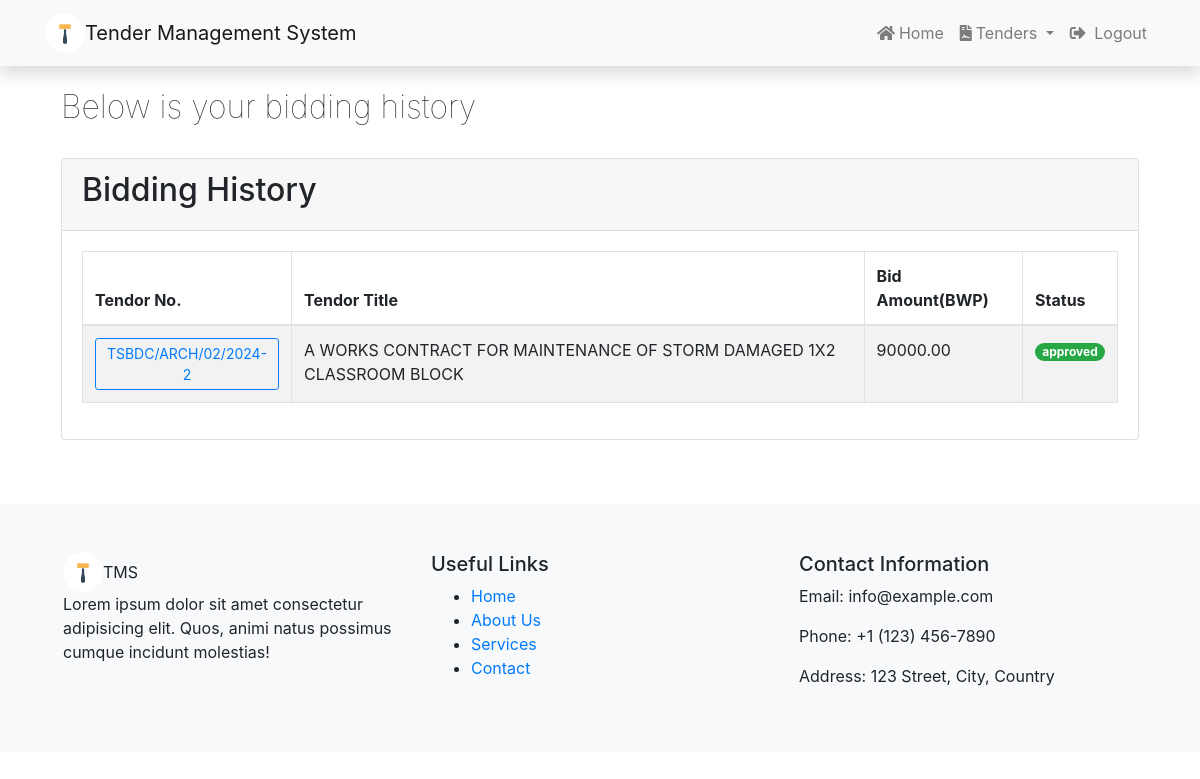
Page /bids/history (signed in) on the committed database.
### bid/models.py (models this page shows)
class Bid(models.Model):
    status_choices = [
        ('pending', 'Pending'),
        ('rejected', 'Rejected'),
        ('approved', 'Approved'),
    ]
    tender = models.ForeignKey(Tender, on_delete=models.CASCADE)
    bidder = models.ForeignKey(User, on_delete=models.CASCADE)
    bid_amount = models.DecimalField(max_digits=10, decimal_places=2)
    document = models.FileField(upload_to='tender_proposals/')
    status = models.CharField(max_length=20, choices=status_choices, default='pending')

### tender/models.py (models this page shows, shortened)
class Tender(models.Model):
    status_choices = [
        ('assigned', 'Assigned'),
        ('available', 'Available'),
        ('expired', 'Expired'),
    ]
    tender_no = models.CharField(max_length=20, unique=True)
    title = models.CharField(max_length=200)
    description = models.TextField()
    category = models.ForeignKey(Category, on_delete=models.DO_NOTHING)
    location = models.CharField(max_length=100)
    created_at = models.DateTimeField(auto_now_add=True)
    updated_at = models.DateTimeField(auto_now=True)
    status = models.CharField(max_length=20, choices=status_choices, default='available')
    document = models.FileField(upload_to='tender_documents/')
    publisher = models.ForeignKey(User, on_delete=models.PROTECT,related_name='owned_tenders')
    winner = models.ForeignKey(User, on_delete=models.PROTECT, null=True, blank=True, related_name='won_tenders')
    watchers = models.ManyToManyField(User, related_name='watchlist', blank=True)
    due_date = models.DateField()

### bid/views.py (the view)
# urls.py: path('history', views.bid_history, name='bid_history'),
@login_required
def bid_history(request):
    owner = request.user
    bidsByOwner = Bid.objects.filter(bidder = owner)
    return render(request,'bids/bid-history.html',{
             'Bids': bidsByOwner
        })

### templates/bids/bid-history.html (shortened to what this page needs)
{%extends 'base.html'%} {% block content%} {%if user.is_authenticated%}
<div class="container mt-4 p-3">
  <div class="container mt-5 mb-5 text-center">
    <div class="row">
      <div class="col-md-12 mb-4">
        <div class="title-wrap d-flex justify-content-between">
          <div class="title-box">
            <h2 class="title-a" style="font-weight: 100">
              Below is your bidding history
            </h2>
          </div>
        </div>
      </div>
      <div class="container">
        <div class="card">
          <div class="card-header text-left">
            <h2>Bidding History</h2>
          </div>
          <div class="card-body">
            <table class="table table-striped table-bordered nowrap text-left">
              <thead>
                <tr>
                  <th>Tendor No.</th>
                  <th>Tendor Title</th>
                  <th>Bid Amount(BWP)</th>
                  <th>Status</th>
                </tr>
              </thead>
              {% if Bids %} {%for bid in Bids%}
              <tbody>
                <td>
                  <a
                    href="{% url 'tender' bid.tender.id %}"
                    class="btn btn-sm btn-outline-primary"
                    >{{bid.tender.tender_no}}
                  </a>
                </td>
                <td>{{bid.tender.title}}</td>
                <td>{{bid.bid_amount}}</td>
                {%if bid.status == 'approved'%}
                <td>
                  <span class="badge badge-pill badge-success"
                    >{{bid.status}}</span
                  >
                </td>
                {%elif bid.status == 'pending'%}
                <td>
                  <span class="badge badge-pill badge-secondary"
                    >{{bid.status}}</span
                  >
                </td>
                {%else%}
                <td>
                  <span class="badge badge-pill badge-danger"
                    >{{bid.status}}</span
                  >
                </td>
                {%endif%} {%endfor%} {% endif%}
            </table>
          </div>
        </div>
      </div>
    </div>
  </div>
</div>
{%endif%} {%endblock%}

### rows in the picture
Bid: tender.tender_no "TSBDC/ARCH/02/2024-2", tender "A WORKS CONTRACT FOR MAINTENANCE OF STORM DAMAGED 1X2 CLASSROOM BLOCK", bid_amount "90000.00", status "approved"
